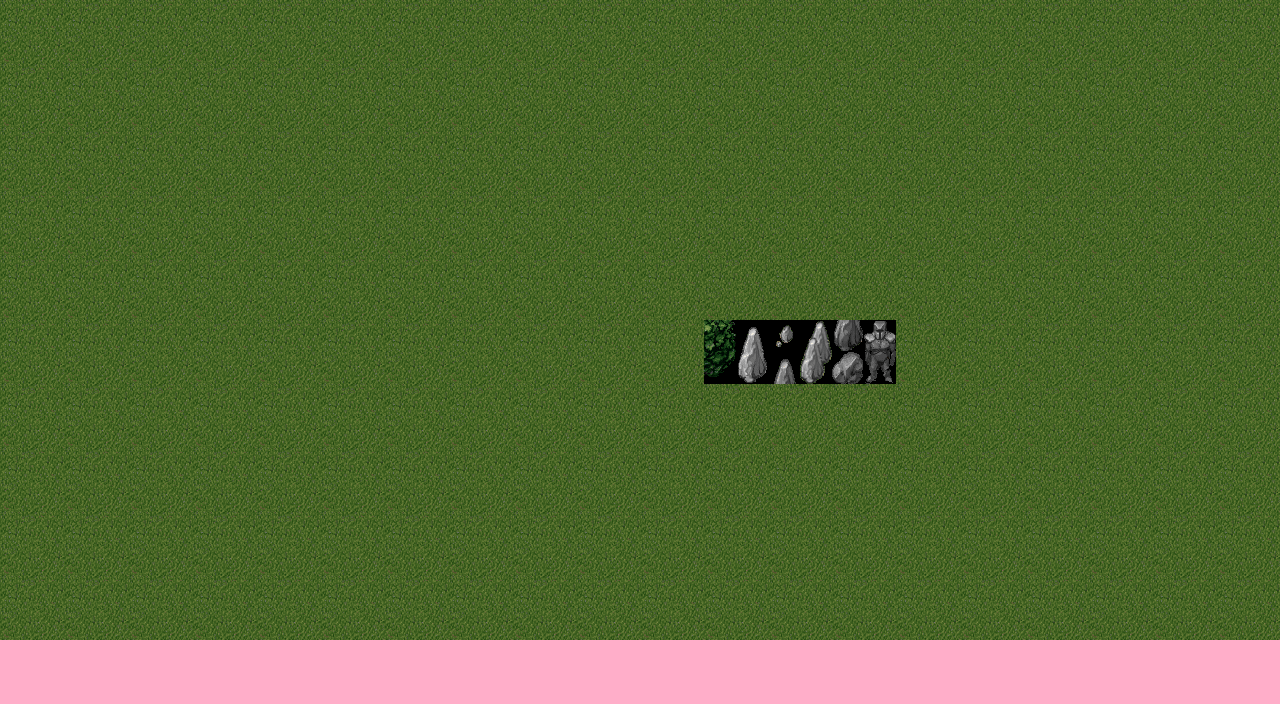

Tiled map render using the project's own tile images. Description and the whole map definition, tile-layer contents included, below:
An orthogonal 20x11 tile map with 64x64 px tiles, 1 tile layer (Tile Layer 1), 2 tilesets.

<map version="1.5" tiledversion="1.5.0" orientation="orthogonal" renderorder="right-down" width="20" height="11" tilewidth="64" tileheight="64" infinite="0" nextlayerid="2" nextobjectid="1">
 <tileset firstgid="1" source="tileset.tsx" />
 <tileset firstgid="65" source="backgroundTile.tsx" />
 <layer id="1" name="Tile Layer 1" width="20" height="12">
  <data encoding="csv">
24,24,24,24,24,24,24,24,24,24,24,24,24,24,24,24,24,24,24,24,
24,24,24,24,24,24,24,24,24,24,24,24,24,24,24,24,24,24,24,24,
24,24,24,24,24,24,24,24,24,24,24,24,24,24,24,24,24,24,24,24,
24,24,24,24,24,24,24,24,24,24,24,24,24,24,24,24,24,24,24,24,
24,24,24,24,24,24,24,24,24,24,24,24,24,24,24,24,24,24,24,24,
24,24,24,24,24,24,24,24,24,24,24,62,55,63,24,24,24,24,24,24,
24,24,24,24,24,24,24,24,24,24,24,24,24,24,24,24,24,24,24,24,
24,24,24,24,24,24,24,24,24,24,24,24,24,24,24,24,24,24,24,24,
24,24,24,24,24,24,24,24,24,24,24,24,24,24,24,24,24,24,24,24,
24,24,24,24,24,24,24,24,24,24,24,24,24,24,24,24,24,24,24,24,
65,65,65,65,65,65,65,65,65,65,65,65,65,65,65,65,65,65,65,65,
65,65,65,65,65,65,65,65,65,65,65,65,65,65,65,65,65,65,65,65
</data>
 </layer>
</map>
